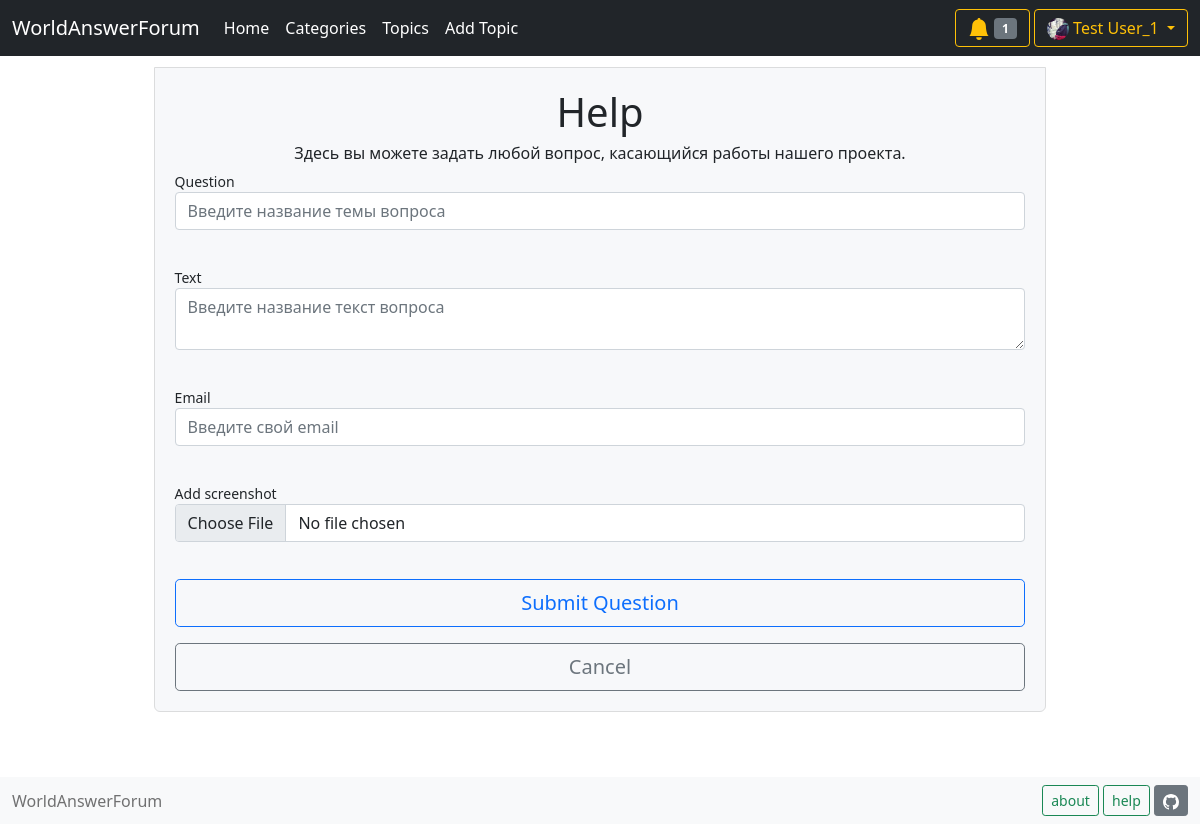
Screenshot of /question (signed in) with the database file from the repository.
### data/user.py (models this page shows, shortened)
class User(SqlAlchemyBase, UserMixin, SerializerMixin):
    __tablename__ = 'users'
    id = sqlalchemy.Column(
        sqlalchemy.Integer, autoincrement=True,
        primary_key=True, nullable=False)
    name = sqlalchemy.Column(sqlalchemy.String, nullable=False)
    email = sqlalchemy.Column(
        sqlalchemy.String, index=True, unique=True, nullable=True)
    hashed_password = sqlalchemy.Column(
        sqlalchemy.String, nullable=False)
    role_id = sqlalchemy.Column(
        sqlalchemy.Integer, sqlalchemy.ForeignKey('roles.id'), default=1)
    about = sqlalchemy.Column(sqlalchemy.String)
    area = sqlalchemy.Column(sqlalchemy.String)
    profile_img = sqlalchemy.Column(sqlalchemy.String)
    role = orm.relation('Role')
    notifies = orm.relation('Notify', back_populates='user', lazy='subquery')

### main.py (the view, shortened to what this page needs)
@app.route('/question', methods=['GET', 'POST'])
def user_question():
    form = QuestionForm()
    db_sess = db_session.create_session()
    return render_template('question.html', form=form)

### forms/questionform.py
class QuestionForm(FlaskForm):
    question_topic = StringField(
        'Question', validators=[DataRequired()])
    question_text = TextAreaField('Text')
    email = EmailField('Email', validators=[DataRequired()])
    img = FileField('Add screenshot', validators=[
        FileAllowed(['jpg', 'png'])])
    submit_question = SubmitField('Submit Question')

### data/db_session.py (called while the page is built)
def create_session() -> Session:
    global __factory
    return __factory()

### main.py (called while the page is built)
@login_manager.user_loader
def load_user(user_id):
    db_sess = db_session.create_session()
    return db_sess.query(User).get(user_id)

def get_notifies_num():
    db_sess = db_session.create_session()
    notifies = db_sess.query(Notify).filter(
        Notify.user_id == current_user.id)
    return len(list(notifies))

### templates/question.html (shortened to what this page needs)
{% extends 'base.html' %}
{% block content %}
    <div style="margin: 10%;margin-top: 1%;padding: 20px;font-size: 14px;background-color: #F7F8FA;border: 1px solid #DBDCDD;border-radius: 0 0 6px 6px;">
        <h1 style="text-align: center;">Help</h1>
        <form action="" method="POST" enctype="multipart/form-data">
            <h6 style="text-align: center;">Здесь вы можете задать любой вопрос, касающийся работы нашего проекта.</h6>
            <p>
                {{ form.question_topic.label }}
                {{ form.question_topic(class="form-control", placeholder="Введите название темы вопроса") }}<br>
            </p>
            <p>
                {{ form.question_text.label }}<br>
                {{ form.question_text(class="form-control", placeholder="Введите название текст вопроса") }}<br>
            </p>
            <p>
                {{ form.email.label }}<br>
                {{ form.email(class="form-control", placeholder="Введите свой email") }}<br>
            </p>
            <p>
                {{ form.img.label }}<br>
                {{ form.img(class="form-control") }}<br>
            </p>
            <p>{{ form.submit_question(type="submit", class="btn btn-outline-primary btn-lg", style="width: 100%;") }}</p>
            <a class="btn btn-outline-secondary btn-lg" href="/" style="width: 100%;">Cancel</a>
        </form>
    </div>
{% endblock %}

### templates/base.html (shortened to what this page needs)
<!DOCTYPE html>
<html lang="en">
<head>
    <link href="https://cdn.jsdelivr.net/npm/bootstrap@5.0.0-beta1/dist/css/bootstrap.min.css"
          rel="stylesheet"
>
</head>
<body>
    {% set title = "WorldAnswerForum" %}
    <header>
        <nav class="navbar navbar-expand-lg navbar-dark bg-dark">
          <div class="container-fluid">
            <a class="navbar-brand" href="/">{{ title }}</a>
            <div class="collapse navbar-collapse" id="navbarSupportedContent">
              <ul class="navbar-nav me-auto my-2 my-lg-0 navbar-nav-scroll" style="--bs-scroll-height: 100px;">
                <li class="nav-item">
                  <a class="nav-link active" aria-current="page" href="/">Home</a>
                </li>
                <li class="nav-item">
                  <a class="nav-link active" href="/categories">Categories</a>
                </li>
                <li class="nav-item">
                  <a class="nav-link active" href="/topics/0">Topics</a>
                </li>
                <li class="nav-item">
                  {% if current_user.is_authenticated %}
                  <a class="nav-link active" href="/add_topic">Add Topic</a>
                  {% else %}
                  <a class="nav-link active" href="/login">Add Topic</a>
                  {% endif %}
                </li>
              </ul>
              <form class="d-flex">
                {% if current_user.is_authenticated %}
                <div class="btn-group"><div>
                  <button type="button" class="btn btn-outline-warning" data-bs-toggle="dropdown" data-bs-display="static" aria-expanded="false">
                    {% if current_user.notifies %}
                    <svg xmlns="http://www.w3.org/2000/svg" width="22" height="22" fill="currentColor" class="bi bi-bell-fill" viewBox="0 0 16 16">
                      <path d="M8 16a2 2 0 0 0 2-2H6a2 2 0 0 0 2 2zm.995-14.901a1 1 0 1 0-1.99 0A5.002 5.002 0 0 0 3 6c0 1.098-.5 6-2 7h14c-1.5-1-2-5.902-2-7 0-2.42-1.72-4.44-4.005-4.901z"/>
                    </svg>
                      <span class="badge bg-secondary">{{ get_notifies_num() }}</span>
                    {% endif %}
                  </button>
                  <button type="button" class="btn btn-outline-warning dropdown-toggle" data-bs-toggle="dropdown" data-bs-display="static" aria-expanded="false">
                    {% if current_user.profile_img %}
                    <img src="/{{ current_user.profile_img }}" width="22" height="22" style="border-radius: 100px;">
                    {% else %}
                    <img src="https://encrypted-tbn0.gstatic.com/images?q=tbn:ANd9GcRxmwWDfc034Ea1LFCRRg__dQtvJQBpkRAKgA&usqp=CAU" width="22" height="22" style="border-radius: 100px;">
                    {% endif %}
                    {{ current_user.name }}
                  </button>
                </div></div>
                {% else %}
                <div>
                  <a class="btn btn-outline-info" href="/register">Register</a>
                  <a class="btn btn-outline-warning" href="/login">Log in</a>
                </div>
                {% endif %}
              </form>
            </div>
          </div>
        </nav>
    </header>
    <main role="main" class="container">
        {% block content %}{% endblock %}
    </main>
    <nav class="navbar fixed-bottom navbar-light bg-light">
      <div class="container-fluid">
        <div>
          <span class="navbar-text">
              {{ title }}
          </span>
         </div>
        <div>
          <button type="button" class="btn btn-outline-success btn-sm" data-bs-toggle="modal" data-bs-target="#AboutModal">
            about
          </button>
          <a class="btn btn-outline-success btn-sm" href="/question">help</a>
          <a class="btn btn-secondary btn-sm" href="https://github.com/Hamjoshua/YL_Flask_Project">
          </a>
        </div>
      </div>
    </nav>
</body>
</html>

### rows the page displays
User: id "1", profile_img (picture), name "Test User_1"

### other values shown
{{ title }} "WorldAnswerForum"
